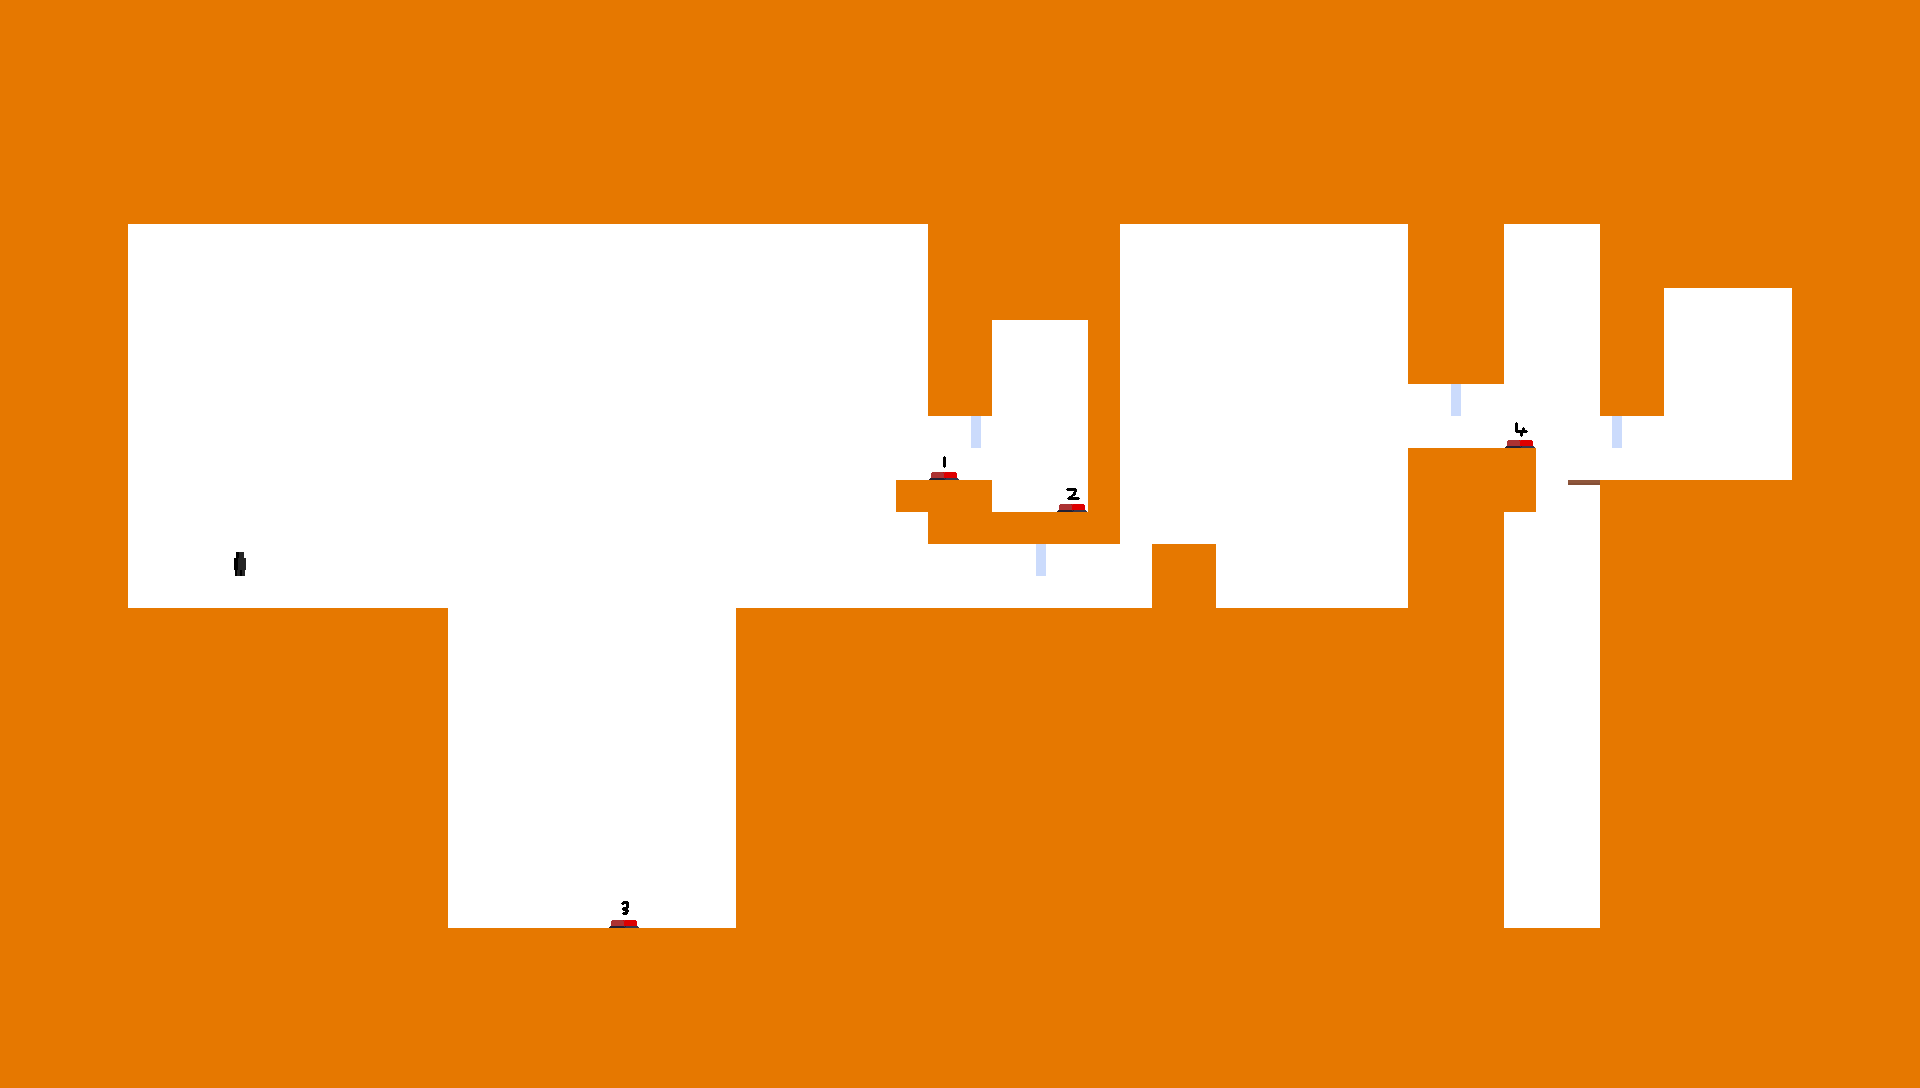

Below is a game level as drawn by its tile map, then a one-line description and the .tmx that defines it (tile-layer data replaced by summaries):
An orthogonal 60x34 tile map with 32x32 px tiles, 7 tile layers (Tile Layer 1, Goals, Buttons, PushBlocks, ...) and 20 objects.

<map version="1.10" tiledversion="1.10.2" orientation="orthogonal" renderorder="right-down" width="60" height="34" tilewidth="32" tileheight="32" infinite="0" nextlayerid="12" nextobjectid="51">
 <editorsettings>
  <export target="../../build/bin/Levels/Level4.json" format="json" />
 </editorsettings>
 <tileset firstgid="1" name="tilemap" tilewidth="32" tileheight="32" tilecount="4096" columns="64">
  <image source="../Textures/tilemap.png" width="2048" height="2048" />
 </tileset>
 <layer id="1" name="Tile Layer 1" width="60" height="34">
  <data>[2040 cells, 2040 non-empty, 3 distinct tile ids]</data>
 </layer>
 <layer id="5" name="Goals" width="60" height="34">
  <data>[2040 cells, 0 non-empty, 0 distinct tile ids]</data>
 </layer>
 <layer id="6" name="Buttons" width="60" height="34">
  <data>[2040 cells, 4 non-empty, 4 distinct tile ids]</data>
 </layer>
 <layer id="7" name="PushBlocks" width="60" height="34">
  <data>[2040 cells, 0 non-empty, 0 distinct tile ids]</data>
 </layer>
 <layer id="3" name="Player" width="60" height="34">
  <data>[2040 cells, 1 non-empty, 1 distinct tile ids]</data>
 </layer>
 <layer id="4" name="Enemies" width="60" height="34">
  <data>[2040 cells, 0 non-empty, 0 distinct tile ids]</data>
 </layer>
 <layer id="8" name="Doors" width="60" height="34">
  <data>[2040 cells, 4 non-empty, 4 distinct tile ids]</data>
 </layer>
 <objectgroup id="9" name="Walls">
  <object id="32" x="0" y="0" width="1920" height="224" />
  <object id="33" x="0" y="224" width="128" height="864" />
  <object id="34" x="128" y="608" width="320" height="480" />
  <object id="35" x="448" y="928" width="288" height="160" />
  <object id="36" x="736" y="608" width="768" height="480" />
  <object id="37" x="1504" y="928" width="96" height="160" />
  <object id="38" x="1600" y="480" width="320" height="608" />
  <object id="39" x="1792" y="288" width="128" height="192" />
  <object id="40" x="1664" y="224" width="256" height="64" />
  <object id="41" x="1600" y="224" width="64" height="192" />
  <object id="42" x="1408" y="448" width="96" height="160" />
  <object id="43" x="1504" y="448" width="32" height="64" />
  <object id="44" x="1408" y="224" width="96" height="160" />
  <object id="45" x="928" y="224" width="185.333" height="93.3333" />
  <object id="46" x="1088" y="320" width="32" height="224" />
  <object id="47" x="928" y="320" width="64" height="96" />
  <object id="48" x="896" y="480" width="96" height="32" />
  <object id="49" x="928" y="512" width="160" height="32" />
  <object id="50" x="1152" y="544" width="64" height="64" />
 </objectgroup>
 <objectgroup id="11" name="SemiWalls">
  <object id="31" x="1568" y="480" width="32" height="32" />
 </objectgroup>
</map>
